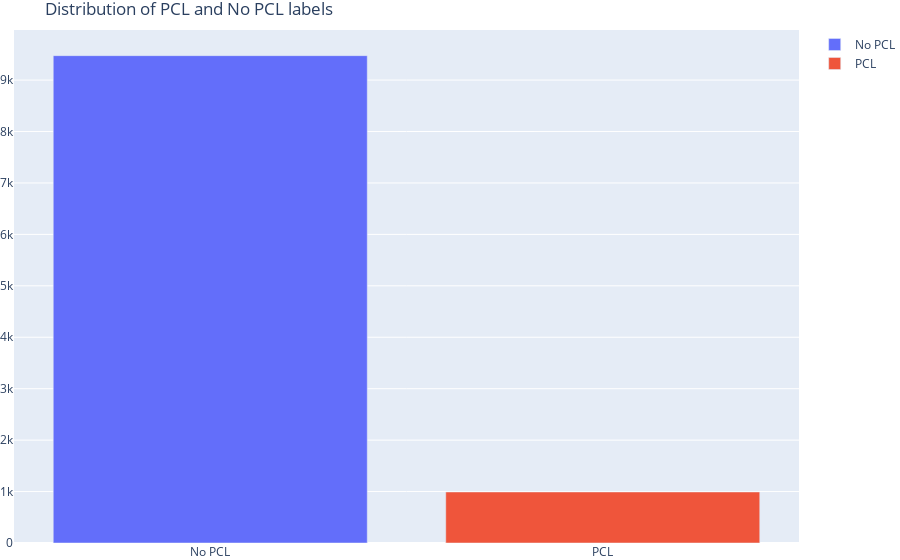
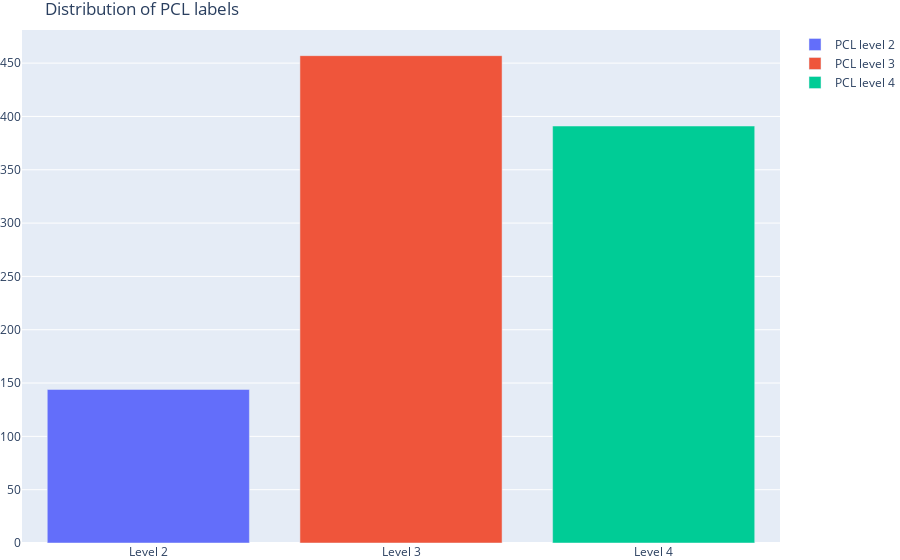
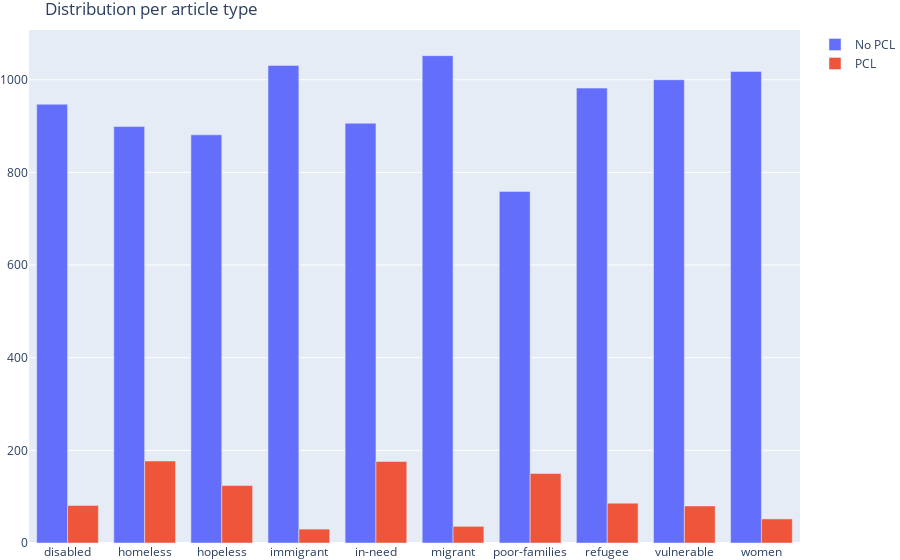
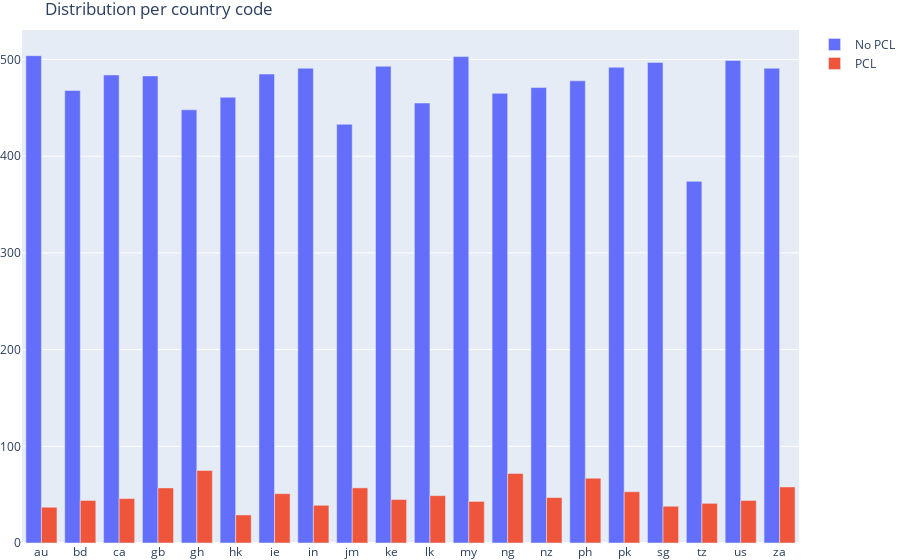

The notebook cell saved with these charts, in order:
### Code cell
dataset_analysis(df)

### Figure 1 — Plotly figure (JSON) as saved in the notebook; plotly's stock layout.template omitted (floating-point values rounded to 4 significant figures)
{"data": [{"name": "No PCL", "type": "bar", "x": ["No PCL"], "y": [9475]}, {"name": "PCL", "type": "bar", "x": ["PCL"], "y": [992]}], "layout": {"barmode": "group", "margin": {"b": 0, "l": 0, "r": 0, "t": 30}, "showlegend": true, "title": {"text": "Distribution of PCL and No PCL labels"}}}

### Figure 2 — Plotly figure (JSON) as saved in the notebook; plotly's stock layout.template omitted (floating-point values rounded to 4 significant figures)
{"data": [{"name": "PCL level 2", "type": "bar", "x": ["Level 2"], "y": [144]}, {"name": "PCL level 3", "type": "bar", "x": ["Level 3"], "y": [457]}, {"name": "PCL level 4", "type": "bar", "x": ["Level 4"], "y": [391]}], "layout": {"barmode": "group", "margin": {"b": 0, "l": 0, "r": 0, "t": 30}, "showlegend": true, "title": {"text": "Distribution of PCL labels"}}}

### Figure 3 — Plotly figure (JSON) as saved in the notebook; plotly's stock layout.template omitted (floating-point values rounded to 4 significant figures)
{"data": [{"name": "No PCL", "type": "bar", "x": ["disabled", "homeless", "hopeless", "immigrant", "in-need", "migrant", "poor-families", "refugee", "vulnerable", "women"], "y": [947, 899, 881, 1031, 906, 1052, 759, 982, 1000, 1018]}, {"name": "PCL", "type": "bar", "x": ["disabled", "homeless", "hopeless", "immigrant", "in-need", "migrant", "poor-families", "refugee", "vulnerable", "women"], "y": [81, 177, 124, 30, 176, 36, 150, 86, 80, 52]}], "layout": {"barmode": "group", "margin": {"b": 0, "l": 0, "r": 0, "t": 30}, "showlegend": true, "title": {"text": "Distribution per article type"}}}

### Figure 4 — Plotly figure (JSON) as saved in the notebook; plotly's stock layout.template omitted (floating-point values rounded to 4 significant figures)
{"data": [{"name": "No PCL", "type": "bar", "x": ["au", "bd", "ca", "gb", "gh", "hk", "ie", "in", "jm", "ke", "lk", "my", "ng", "nz", "ph", "pk", "sg", "tz", "us", "za"], "y": [504, 468, 484, 483, 448, 461, 485, 491, 433, 493, 455, 503, 465, 471, 478, 492, 497, 374, 499, 491]}, {"name": "PCL", "type": "bar", "x": ["au", "bd", "ca", "gb", "gh", "hk", "ie", "in", "jm", "ke", "lk", "my", "ng", "nz", "ph", "pk", "sg", "tz", "us", "za"], "y": [37, 44, 46, 57, 75, 29, 51, 39, 57, 45, 49, 43, 72, 47, 67, 53, 38, 41, 44, 58]}], "layout": {"barmode": "group", "margin": {"b": 0, "l": 0, "r": 0, "t": 30}, "showlegend": true, "title": {"text": "Distribution per country code"}}}
